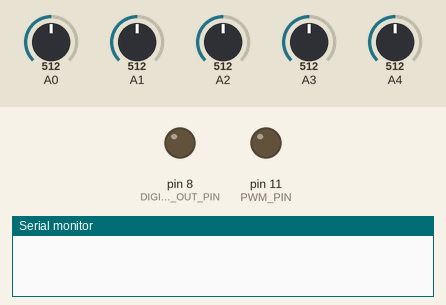
A sketch run on a simulated Arduino Uno, built for the host (arithmetic inside an expression is 32-bit, double 64-bit). On the bench: output pins drawn as LEDs (lit = HIGH), the last lines printed to the serial monitor. The inputs (shaded band) are chosen by the test bench; at power-on: A0 = 512, A1 = 512, A2 = 512, A3 = 512, A4 = 512.

Above: at 0.0 s.
At 0.5 s:
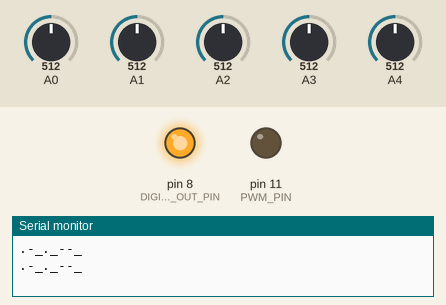
Timing chart, 0 to 2.0 s (numbered marks = the images above):
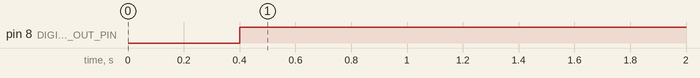

The sketch:

Grains-Morse.ino
```cpp
// (licence header left out)
#include <avr/io.h>
#include <avr/interrupt.h>
#include <avr/pgmspace.h>
#include <string.h>

// #define HAIRLESS_MIDI 1            // Currently unused, delete comment-marks if MIDI-out is needed
#ifdef HAIRLESS_MIDI
#include <MIDI.h>
#endif

#define cbi(sfr, bit) (_SFR_BYTE(sfr) &= ~_BV(bit))       // Clearbit for Atmega8/"Arduino" registers
#define sbi(sfr, bit) (_SFR_BYTE(sfr) |= _BV(bit))        // Setbit for Atmega8/"Arduino" registers
#define PWM_PIN           11      // DAC (PWM actually) output for Grains is fix on pin 11
#define DIGITAL_OUT_PIN   8

class GrainsIO                // This is our main class to encapsulate any GRAINS related stuff, mainly I/O
{
  public:
    // vars altered by interrupt
    static bool div32;
    static bool div16;
    static volatile bool new_sample;
    static volatile byte audio_data;
    static volatile byte pot_cv;
    static volatile byte ibb;
    static volatile byte pot_selector;
    static volatile byte cv[4];

    // Main processing "callback" - this is were all user-code for this framework should go if possible.
    static void GrainsIO::process();

    static byte a_out;      // Analogue output has to go here
    static int d_out;       // Digital output has to go here
};
// --- Instanciate all static variables now, in fact we only use class-variables, this mainly is syntactic sugar to garantee encapsulation
bool GrainsIO::div32 = false;
bool GrainsIO::div16 = false;
volatile bool GrainsIO::new_sample = false;
volatile byte GrainsIO::audio_data = 0;
volatile byte GrainsIO::pot_cv = 0;  // MB 20200314
volatile byte GrainsIO::pot_selector = 0;
volatile byte GrainsIO::cv[4]={1,1,0,0};
byte GrainsIO::a_out = 0;
int GrainsIO::d_out = 0;

static GrainsIO gio;  // Instanciate our Grains-IO-class globally, so it can be accesse via class-members, interupt-funtions and the main Arduino-loop()
static GrainsIO* gp = &gio;    // All access to the class-variables above for convenience is done by this class-pointer

// *******************************************************************************************************
// *** use the variable-names defined below with your process() method!
#define in1_pot1    gp->cv[2]
#define in2_pot2    gp->cv[1]
#define in3         gp->cv[3]
#define pot3        gp->cv[0]
#define audio       gp->audio_data
#define analog_out  gp->a_out
#define digital_out gp->d_out         // Set to HIGH or LOW respectively!

#ifdef HAIRLESS_MIDI                  // Details concerning integrating MIDI via USB with the processor used in GRAINS see:
MIDI_CREATE_DEFAULT_INSTANCE();       // https://projectgus.github.io/hairless-midiserial
#endif

// *** Change any code only here (if possible) to use AE Modular framework for your own GRAINS firmwares ************************
bool new_gate(byte gate_cv)         // Return true if gate was activated while not active yet, false otherwise
{
static bool gate_active = false;

  if(gate_cv > 127 && !gate_active)
    return(gate_active = true);     // Gate opened, remember it
  if(gate_cv <= 127)
    return(gate_active = false);    // Gate closed, remember it
  return false;                     // Otherwise: No new gate activated
}

bool new_clock(byte clock_cv)       // Return true if clock encountered while not active yet, false otherwise
{
static bool clock_active = false;

  if(clock_cv > 127 && !clock_active)
    return(clock_active = true);    // Clock "opened", remember it
  if(clock_cv <= 127)
    return(clock_active = false);   // Clock "closed", remember it
  return false;                     // Otherwise: No new clock encountered
}

// --- Regarding the logic and terminogy of Morse-code and a Morescode-table please refer to: https://en.wikipedia.org/wiki/Morse_code ---
#define DIT             3           // Short impulse
#define DAH             9           // Long impulse == 3 DITs
#define SYMBOL_PAUSE    3           // one DIT
#define WORD_PAUSE      18          // 7 DITs, but: we add one DIT == SYMBOL_PAUSE after every Symbol by default, so we are on DIT short here ;-)

#define note_cv     gp->cv[3]       // in3: Note-CV
#define gate_cv     gp->cv[2]       // in1_pot1: Gate to trigger new letter
#define pot2        gp->cv[1]       // in2_pot2: Stop if all left, play once if middle-pos, loop if max.
#define clock_cv    gp->audio_data  // audio-input: Clock signal
#define beatdiv_pot gp->cv[0]       // pot3: Beat Devider

// === This method will be called every time a new sample is read from analogue input, regardless if we use that data ===
void GrainsIO::process() // Programming example: Generate morse-code via Gate out
{
static bool first = true;
static long clock_difference = 0;
static int letter_idx = 0;
static bool process_symbol_pause = false; // we add one DIT as a pause directly after each symbol!
byte note = 0;
static int char_idx=0;
static char buf[512] = ".-_._--_";      // ### Initial content: "AEM" You can overwrite this with the back-key: f# and add any new letters
                                        // ===### Note: you also can change the initial string if you want! ###===
static byte internal_clock = 0;
static bool pause_playing = false;      // Will be true if looping is off (Pot 2 at middle-position) and we have reached the end of our Morse-Code
static bool stopped = false;            // Will be true if Pot 2 all way left to stop playing of morese-code (middle will play once, max will loop)

  if(first)
  {
    char_idx = strlen(buf);             // Set length or Morsecode to be played back depending on inital content
    Serial.println(buf);                // Display initial content to Serial Monitor
    first = false;
  }
  // --- Add Dits, Dahs, a Pause or delete last Morse-character
  if( new_gate(gate_cv) )       // new gate experienced? Probably new letter was put in...
  {
    if(note_cv>130 && note_cv<=160)           // C or C# (second-highest octave)
      note='.';           // Dit
    else if(note_cv>160 && note_cv<=190)     // F# or G (second-highest octave)
      note='-';           // Dah
    else if(note_cv>190 && note_cv<=220)     // c or c# (highest octave)
      note='_';           // letter-pause
    else if(note_cv>220)                    // f# or g (highest octave)
      note='#';           // word-pause

    if( strchr(".-_", note ) )        // Morse-Character contained in list?
    {
      buf[char_idx] = note;           // Triggered by C#, F#, c#, f# {15,40,80}: '.', '-' or '_' DIT, DAH, WORD_PAUSE
      if( char_idx < sizeof(buf)-2)   // Don't overwrite buffer!
        char_idx++;
    }
    else if(note == '#' && char_idx > 0 )      // Delete last character?
    {
      char_idx--;
      buf[char_idx] = '\0';
    }
    Serial.println(buf);            // Show current Morse code on Serial Monitor
  }
  // --- Play back Morsecode that as available now ---
  if( new_clock(clock_cv) )
  {
    if( clock_difference <= 0 )
    {
      switch(buf[letter_idx])
      {
        case '.':             // DIT
          digital_out = HIGH;
          clock_difference = DIT * (beatdiv_pot/30 +1);
          process_symbol_pause = true;
          break;

        case '-':             // DAH
          digital_out = HIGH;
          clock_difference = DAH * (beatdiv_pot/30 +1);
          process_symbol_pause = true;
          break;

        default:
          digital_out = LOW;
          clock_difference = WORD_PAUSE * (beatdiv_pot/30 +1);
          break;
      }
    }
    if( pot2 > 200 || (pot2>20 && stopped) )                   // About max-position of Pot2: loop! or restart after stop
    {
      pause_playing = false;
      stopped = false;
    }
    if( pot2 <= 20 )          // Pot 2 all left => Stop
    {
      stopped = true;
      letter_idx = 0;
      digital_out = LOW;
    }
    else                      // Not stopped, play once or loop
    {
      if(pause_playing)
        digital_out = LOW;
      else
      {
        clock_difference--;
        if(clock_difference <= 0)
        {
          if(process_symbol_pause)
          {
            process_symbol_pause = false;
            digital_out = LOW;
            clock_difference = SYMBOL_PAUSE;
          }
          else                  // No pause, we have a Dit or a Dah
          {
            if(letter_idx >= strlen(buf)-1 ) // End of Morse-digits in "text-buffer" reached
            {
              letter_idx = 0;                // Reset / prepare to loop if looping active
              if( pot2 > 20 && pot2 < 200)   // Middle-position of pot2, play only once!
                pause_playing = true;        // Morse-code played once and no looping expected
            }
            else if( letter_idx <= sizeof(buf)-2 )   // make sure we don't overwrite the max. lenght of the textbuffer for Morse-digits!
              letter_idx++;
          }
        }
      }
    }
  }
  (++internal_clock < 128) ? analog_out = 0 : analog_out = 254;   // Via overflow this byte generate values below and above 127, so that we have a gate on/off like clock-output
}
// *******************************************************************************************************


// Sets up pins and configures the samplerate and frequency of the PWM output
void setup()
{
#ifdef HAIRLESS_MIDI
MIDI.begin();
#endif

  Serial.begin(115200);
  pinMode(DIGITAL_OUT_PIN,OUTPUT);

  // set adc prescaler  to 64 for 19kHz sampling frequency
  cbi(ADCSRA, ADPS2);
  sbi(ADCSRA, ADPS1);
  sbi(ADCSRA, ADPS0);

  sbi(ADMUX,ADLAR);  // 8-Bit ADC in ADCH Register
  sbi(ADMUX,REFS0);  // VCC Reference
  cbi(ADMUX,REFS1);
  cbi(ADMUX,MUX0);   // Clear all Input Multiplexers
  cbi(ADMUX,MUX1);
  cbi(ADMUX,MUX2);
  cbi(ADMUX,MUX3);

  // Timer2 PWM Mode set to fast PWM
  cbi (TCCR2A, COM2A0);
  sbi (TCCR2A, COM2A1);
  sbi (TCCR2A, WGM20);
  sbi (TCCR2A, WGM21);
  cbi (TCCR2B, WGM22);

  // Timer2 Clock Prescaler to : 1
  sbi (TCCR2B, CS20);
  cbi (TCCR2B, CS21);
  cbi (TCCR2B, CS22);

  // Timer2 PWM Port Enable
  sbi(DDRB,3);                    // set digital pin 11 to output

  //cli();                         // disable interrupts to avoid distortion
  cbi (TIMSK0,TOIE0);              // disable Timer0 !!! delay is off now
  sbi (TIMSK2,TOIE2);              // enable Timer2 Interrupt

  sbi(ADMUX,MUX2);               // set multiplexer to channel 2 == Input 4 MB 20200314
}

void loop()
{
  while( !gp->new_sample )                    // wait for Sample Value from ADC, Cycle 15625 KHz = 64uSec
  { /* NOOP */ }                              // If next sample arrives, we have new CV-Data as well,...
  gp->process();                              // ... process it now ...
  OCR2A = gp->a_out;                          // ... and send it to DAC via PWM output (PIN 11)
  digitalWrite(DIGITAL_OUT_PIN, gp->d_out);   // Unused here - delete comment-marks if needed: Send out digital value HIGH or LOW, value as set (if any) by gp->process()
  gp->new_sample=false;                       // Inform interupt-processing that we are waiting for the next sample
}

//******************************************************************
// Timer2 Interrupt Service at 62.5 KHz
// here the audio and pot signal is sampled in a rate of:  16Mhz / 256 / 2 / 2 = 15625 Hz
// runtime : xxxx microseconds
ISR(TIMER2_OVF_vect)
{
  gp->div32 = !gp->div32;                      // divide timer2 frequency / 2 to 31.25kHz
  if(gp->div32)
  {
    gp->div16 = !gp->div16;     // sample channel 0-3 (CV) and 4 (audio) alternately so each channel is sampled with 15.6kHz
    if(gp->div16)               // Get CV-data now
    {
      gp->pot_cv=ADCH;               // Store CV data detected for main-loop (will be processed with next sample from audio-in)
      cbi(ADMUX,MUX0);               // Clear all CVs...
      cbi(ADMUX,MUX1);               // ...on input-multiplexer
      sbi(ADMUX,MUX2);               // set multiplexer to channel 4 for audio
    }
    else                             // Get audio-data in this round
    {
      gp->cv[gp->pot_selector] = gp->pot_cv;  // store CV-data selected in last round for main loop
      gp->audio_data=ADCH;                // get ADC channel 4
      cbi(ADMUX,MUX2);                    // disable analogue input on channel 4

      gp->pot_selector++;                // select next Pot or CV input
      if(gp->pot_selector > 3 )          // Round-robin one of 4 possible CVs/pots
        gp->pot_selector = 0;
      ADMUX |= gp->pot_selector;        // Set current CV or Pot selected for non-audio input (round-robin)

      gp->new_sample=true;              // We selected audio and CV data now in interupt to be processed in next main loop
    }
    sbi(ADCSRA,ADSC);                   // ADC start conversion once, will be reset by the Atmega8, we have to set it each round...
  }
}
```

Measured:
- by itself, pin 8 (DIGITAL_OUT_PIN): LOW → HIGH at 0.40 s
